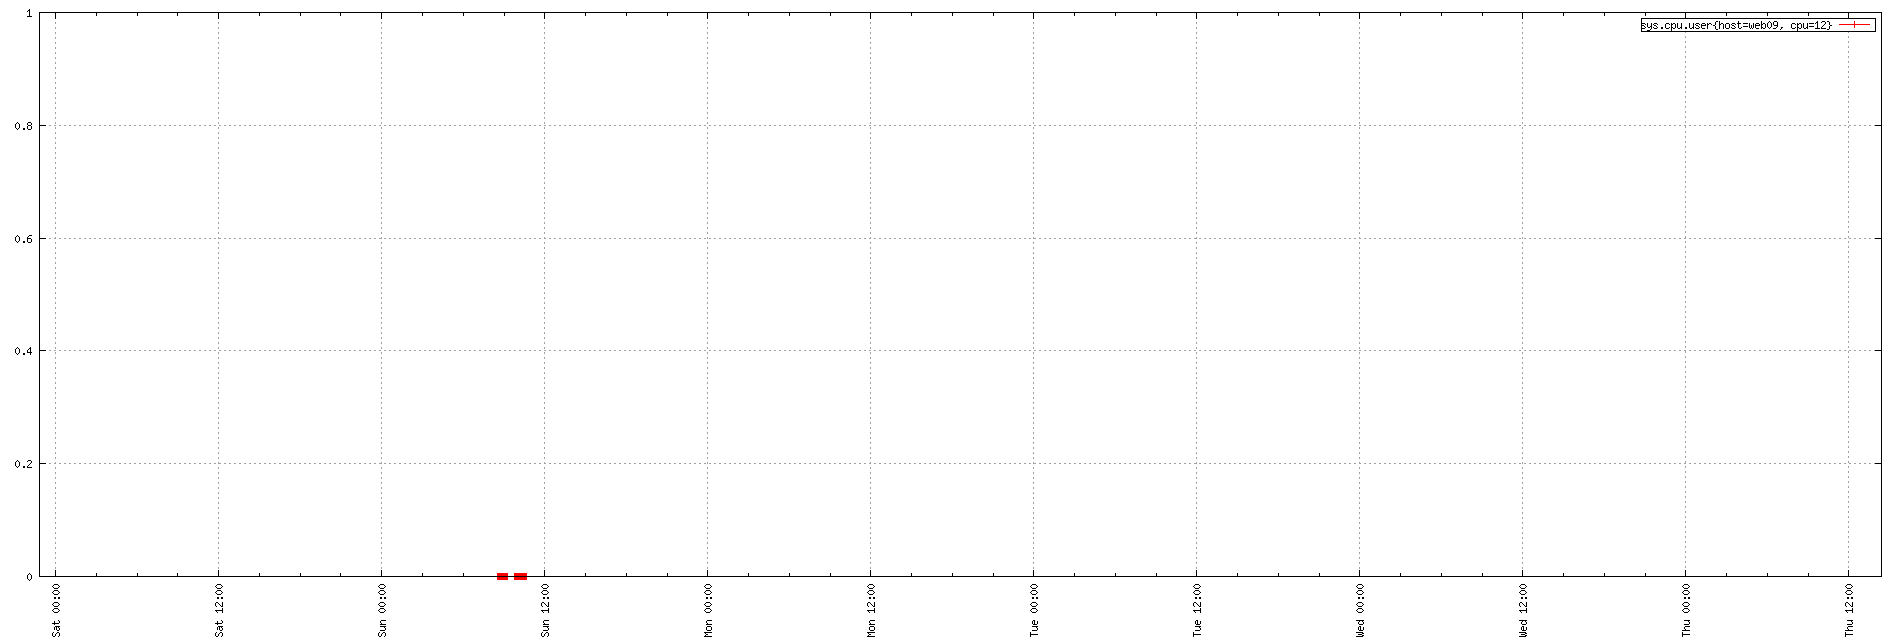

This chart was generated by the following gnuplot code:
set term png small size 1900,644
set xdata time
set timefmt "%s"
if (GPVAL_VERSION < 4.6) set xtics rotate; else set xtics rotate right
set output "${TMPDIR-'tmp'}/tsd/2cbfe999.png"
set xrange ["1673650109":"1674138231"]
set format x "%a %H:%M"
set grid
set style data linespoint
set key right box
set yrange [0:]
plot  "${TMPDIR-'tmp'}/tsd/2cbfe999_0.dat" using 1:2 title "sys.cpu.user{host=web09, cpu=12}"
